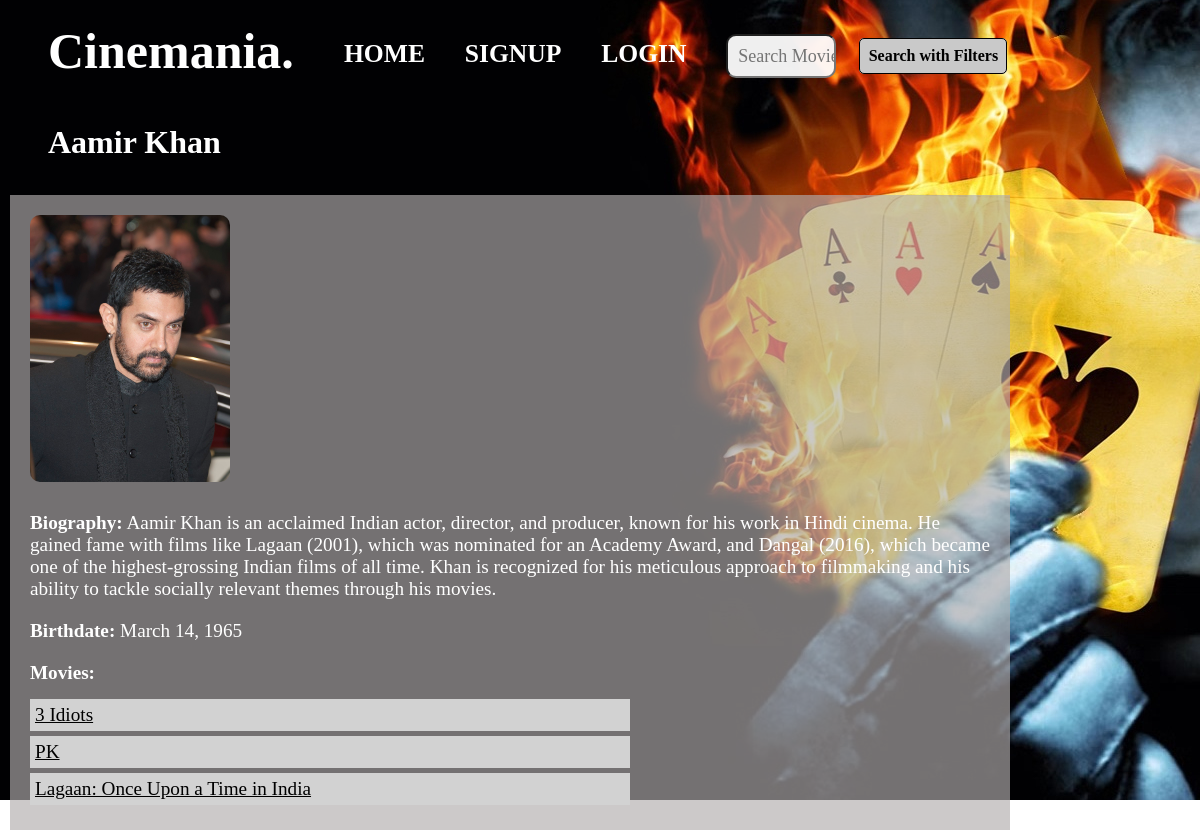
/actor/1/, run on the app's committed database.
### blog/models.py (models this page shows, shortened)
class Actor(models.Model):
    name = models.CharField(max_length=100)
    biography = models.TextField(blank=True)
    birthdate = models.DateField(null=True, blank=True)
    movies = models.ManyToManyField(Movie, related_name='actors')
    profile_picture = models.ImageField(default='default.jpg', upload_to='actor_pics/')

class Movie(models.Model):
    title = models.CharField(max_length=250)
    description = models.TextField()
    director = models.TextField()
    cast = models.TextField()
    genre = models.TextField()
    duration = models.IntegerField()
    year = models.IntegerField()
    language = models.CharField(max_length=100)
    awards = models.TextField()
    trailer = models.TextField()
    image = models.ImageField(default='dkposter.jpg', upload_to='movies')
    rating = models.DecimalField(max_digits=2, decimal_places=1, default=5.0)

### blog/views.py (the view)
# urls.py: path('actor/<int:pk>/', actor_detail, name='actor-detail'),
def actor_detail(request, pk):
    actor = get_object_or_404(Actor, pk=pk)
    context = {
        'actor': actor,
        'title': actor.name  # Set the title to the actor's name
    }
    return render(request, 'blog/actor_detail.html', context)

### blog/templates/blog/actor_detail.html (shortened to what this page needs)
{% extends "blog/base.html" %}
{% block content %}
    <div class="head">
        <h1 class="actor-name">{{ actor.name }}</h1>
    </div>
    <div class="actor-detail-container">
        {% if actor.profile_picture %}
            <img src="{{ actor.profile_picture.url }}" alt="{{ actor.name }}'s Profile Picture" class="actor-image">
        {% endif %}
        <p class="biography"><strong>Biography:</strong> {{ actor.biography }}</p>
        <p class="birthdate"><strong>Birthdate:</strong> {{ actor.birthdate|date:"F j, Y" }}</p>
        <h2 class="movies-title">Movies:</h2>
        <ul class="movies-list">
            {% for movie in actor.movies.all %}
                <li class="movie-item">
                    <a href="{% url 'movie-detail' movie.pk %}" style="color: black;">
                        {{ movie.title }}
                    </a>
                </li>
            {% empty %}
                <li>No movies found for this actor.</li>
            {% endfor %}
        </ul>
    </div>
{% endblock content %}

### blog/static/style.css (style rules this page uses)
* { margin: 0%; padding: 0%; font-family:Cambria, Cochin, Georgia, Times, 'Times New Roman', serif; }
h1 { margin: 2%; margin-left: 4%; }
h2 { margin: 2%; margin-left: 4%; }

### blog/templates/blog/actor_detail.html (style rules this page uses)
.head { display: flex; padding-top: 100px; justify-content: flex-start; align-items: flex-start; margin-top: 0; }
.actor-detail-container { display: flex; justify-content: flex-start; width: 80vw; flex-direction: column; align-items: left; background-color: rgba(178, 173, 173, 0.654); color: white; padding: 20px; margin: 10px; pointer-events: auto; }
.actor-name { font-size: 2rem; color: white; }
.biography, .birthdate { font-size: 1.2em; margin: 10px 0; }
.movies-title { font-size: 1.2em; margin: 10px 0; }
.movies-list { width: 50vw; list-style-type: none; padding-left: 0; font-size: 1.2em; color: black; text-align: left; }
.movie-item { margin: 5px 0; padding: 5px; color: black; background-color: rgb(210, 210, 210); }
.actor-image { width: 200px; height: auto; border-radius: 10px; margin-bottom: 20px; }

### data on the page
Actor: name "Aamir Khan", profile_picture (picture), biography "Aamir Khan is an acclaimed Indian actor, director, and producer, known for his work in Hindi cinema. He gained fame with films like Lagaan (2001), which was nominated for an Academy Award, and Dangal (2016), which became one of the highest-grossing Indian films of all time. Khan is recognized for his meticulous approach to filmmaking and his ability to tackle socially relevant themes through his movies.", birthdate "March 14, 1965"
Movie: title "3 Idiots"
Movie: title "PK"
Movie: title "Lagaan: Once Upon a Time in India"
